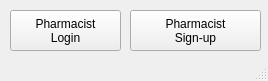
<?xml version="1.0" encoding="UTF-8"?>
<ui version="4.0">
 <class>PharmaWindow</class>
 <widget class="QMainWindow" name="PharmaWindow">
  <property name="geometry">
   <rect>
    <x>0</x>
    <y>0</y>
    <width>268</width>
    <height>81</height>
   </rect>
  </property>
  <property name="windowTitle">
   <string>MainWindow</string>
  </property>
  <widget class="QWidget" name="centralwidget">
   <widget class="QPushButton" name="pushButton">
    <property name="geometry">
     <rect>
      <x>10</x>
      <y>10</y>
      <width>111</width>
      <height>41</height>
     </rect>
    </property>
    <property name="text">
     <string>Pharmacist
Login</string>
    </property>
   </widget>
   <widget class="QPushButton" name="pushButton_2">
    <property name="geometry">
     <rect>
      <x>130</x>
      <y>10</y>
      <width>131</width>
      <height>41</height>
     </rect>
    </property>
    <property name="text">
     <string>Pharmacist
Sign-up</string>
    </property>
   </widget>
  </widget>
  <widget class="QStatusBar" name="statusbar"/>
 </widget>
 <resources/>
 <connections/>
</ui>
